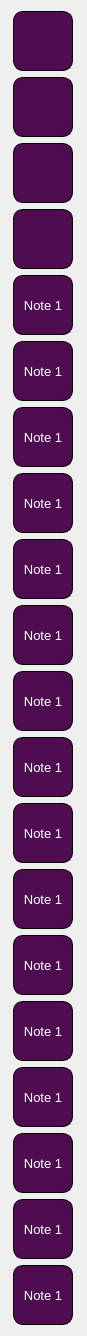
    <widget class="QWidget" name="scrollAreaWidgetContents">
     <property name="geometry">
      <rect>
       <x>0</x>
       <y>0</y>
       <width>87</width>
       <height>1332</height>
      </rect>
     </property>
     <property name="styleSheet">
      <string notr="true">QPushButton {
font-family: &quot;Dosis&quot;;
background:	rgb(79, 12, 81);
font-size:10pt;
border: 1px solid black;
border-radius: 10px;
color:white;
}

QPushButton:hover {
font-family: &quot;Dosis&quot;, sans-serif;
border: 1px solid white;
background:	#511c66;
color:white;
font-size:11pt;
}</string>
     </property>
     <layout class="QGridLayout" name="gridLayout_2">
      <item row="11" column="0">
       <widget class="QPushButton" name="pushButtonNote12">
        <property name="minimumSize">
         <size>
          <width>60</width>
          <height>60</height>
         </size>
        </property>
        <property name="maximumSize">
         <size>
          <width>60</width>
          <height>60</height>
         </size>
        </property>
        <property name="text">
         <string>Note 1</string>
        </property>
       </widget>
      </item>
      <item row="10" column="0">
       <widget class="QPushButton" name="pushButtonNote11">
        <property name="minimumSize">
         <size>
          <width>60</width>
          <height>60</height>
         </size>
        </property>
        <property name="maximumSize">
         <size>
          <width>60</width>
          <height>60</height>
         </size>
        </property>
        <property name="text">
         <string>Note 1</string>
        </property>
       </widget>
      </item>
      <item row="15" column="0">
       <widget class="QPushButton" name="pushButtonNote16">
        <property name="minimumSize">
         <size>
          <width>60</width>
          <height>60</height>
         </size>
        </property>
        <property name="maximumSize">
         <size>
          <width>60</width>
          <height>60</height>
         </size>
        </property>
        <property name="text">
         <string>Note 1</string>
        </property>
       </widget>
      </item>
      <item row="0" column="0">
       <widget class="QPushButton" name="pushButtonNote1">
        <property name="minimumSize">
         <size>
          <width>60</width>
          <height>60</height>
         </size>
        </property>
        <property name="maximumSize">
         <size>
          <width>60</width>
          <height>60</height>
         </size>
        </property>
        <property name="text">
         <string/>
        </property>
       </widget>
      </item>
      <item row="6" column="0">
       <widget class="QPushButton" name="pushButtonNote7">
        <property name="minimumSize">
         <size>
          <width>60</width>
          <height>60</height>
         </size>
        </property>
        <property name="maximumSize">
         <size>
          <width>60</width>
          <height>60</height>
         </size>
        </property>
        <property name="text">
         <string>Note 1</string>
        </property>
       </widget>
      </item>
      <item row="16" column="0">
       <widget class="QPushButton" name="pushButtonNote17">
        <property name="minimumSize">
         <size>
          <width>60</width>
          <height>60</height>
         </size>
        </property>
        <property name="maximumSize">
         <size>
          <width>60</width>
          <height>60</height>
         </size>
        </property>
        <property name="text">
         <string>Note 1</string>
        </property>
       </widget>
      </item>
      <item row="14" column="0">
       <widget class="QPushButton" name="pushButtonNote15">
        <property name="minimumSize">
         <size>
          <width>60</width>
          <height>60</height>
         </size>
        </property>
        <property name="maximumSize">
         <size>
          <width>60</width>
          <height>60</height>
         </size>
        </property>
        <property name="text">
         <string>Note 1</string>
        </property>
       </widget>
      </item>
      <item row="8" column="0">
       <widget class="QPushButton" name="pushButtonNote9">
        <property name="minimumSize">
         <size>
          <width>60</width>
          <height>60</height>
         </size>
        </property>
        <property name="maximumSize">
         <size>
          <width>60</width>
          <height>60</height>
         </size>
        </property>
        <property name="text">
         <string>Note 1</string>
        </property>
       </widget>
      </item>
      <item row="13" column="0">
       <widget class="QPushButton" name="pushButtonNote14">
        <property name="minimumSize">
         <size>
          <width>60</width>
          <height>60</height>
         </size>
        </property>
        <property name="maximumSize">
         <size>
          <width>60</width>
          <height>60</height>
         </size>
        </property>
        <property name="text">
         <string>Note 1</string>
        </property>
       </widget>
      </item>
      <item row="2" column="0">
       <widget class="QPushButton" name="pushButtonNote3">
        <property name="minimumSize">
         <size>
          <width>60</width>
          <height>60</height>
         </size>
        </property>
        <property name="maximumSize">
         <size>
          <width>60</width>
          <height>60</height>
         </size>
        </property>
        <property name="text">
         <string/>
        </property>
       </widget>
      </item>
      <item row="18" column="0">
       <widget class="QPushButton" name="pushButtonNote19">
        <property name="minimumSize">
         <size>
          <width>60</width>
          <height>60</height>
         </size>
        </property>
        <property name="maximumSize">
         <size>
          <width>60</width>
          <height>60</height>
         </size>
        </property>
        <property name="text">
         <string>Note 1</string>
        </property>
       </widget>
      </item>
      <item row="1" column="0">
       <widget class="QPushButton" name="pushButtonNote2">
        <property name="minimumSize">
         <size>
          <width>60</width>
          <height>60</height>
         </size>
        </property>
        <property name="maximumSize">
         <size>
          <width>60</width>
          <height>60</height>
         </size>
        </property>
        <property name="text">
         <string/>
        </property>
       </widget>
      </item>
      <item row="9" column="0">
       <widget class="QPushButton" name="pushButtonNote10">
        <property name="minimumSize">
         <size>
          <width>60</width>
          <height>60</height>
         </size>
        </property>
        <property name="maximumSize">
         <size>
          <width>60</width>
          <height>60</height>
         </size>
        </property>
        <property name="text">
         <string>Note 1</string>
        </property>
       </widget>
      </item>
      <item row="17" column="0">
       <widget class="QPushButton" name="pushButtonNote18">
        <property name="minimumSize">
         <size>
          <width>60</width>
          <height>60</height>
         </size>
        </property>
        <property name="maximumSize">
         <size>
          <width>60</width>
          <height>60</height>
         </size>
        </property>
        <property name="text">
         <string>Note 1</string>
        </property>
       </widget>
      </item>
      <item row="4" column="0">
       <widget class="QPushButton" name="pushButtonNote5">
        <property name="minimumSize">
         <size>
          <width>60</width>
          <height>60</height>
         </size>
        </property>
        <property name="maximumSize">
         <size>
          <width>60</width>
          <height>60</height>
         </size>
        </property>
        <property name="text">
         <string>Note 1</string>
        </property>
       </widget>
      </item>
      <item row="7" column="0">
       <widget class="QPushButton" name="pushButtonNote8">
        <property name="minimumSize">
         <size>
          <width>60</width>
          <height>60</height>
         </size>
        </property>
        <property name="maximumSize">
         <size>
          <width>60</width>
          <height>60</height>
         </size>
        </property>
        <property name="text">
         <string>Note 1</string>
        </property>
       </widget>
      </item>
      <item row="12" column="0">
       <widget class="QPushButton" name="pushButtonNote13">
        <property name="minimumSize">
         <size>
          <width>60</width>
          <height>60</height>
         </size>
        </property>
        <property name="maximumSize">
         <size>
          <width>60</width>
          <height>60</height>
         </size>
        </property>
        <property name="text">
         <string>Note 1</string>
        </property>
       </widget>
      </item>
      <item row="3" column="0">
       <widget class="QPushButton" name="pushButtonNote4">
        <property name="minimumSize">
         <size>
          <width>60</width>
          <height>60</height>
         </size>
        </property>
        <property name="maximumSize">
         <size>
          <width>60</width>
          <height>60</height>
         </size>
        </property>
        <property name="text">
         <string/>
        </property>
       </widget>
      </item>
      <item row="19" column="0">
       <widget class="QPushButton" name="pushButtonNote20">
        <property name="minimumSize">
         <size>
          <width>60</width>
          <height>60</height>
         </size>
        </property>
        <property name="maximumSize">
         <size>
          <width>60</width>
          <height>60</height>
         </size>
        </property>
        <property name="text">
         <string>Note 1</string>
        </property>
       </widget>
      </item>
      <item row="5" column="0">
       <widget class="QPushButton" name="pushButtonNote6">
        <property name="minimumSize">
         <size>
          <width>60</width>
          <height>60</height>
         </size>
        </property>
        <property name="maximumSize">
         <size>
          <width>60</width>
          <height>60</height>
         </size>
        </property>
        <property name="text">
         <string>Note 1</string>
        </property>
       </widget>
      </item>
     </layout>
    </widget>
